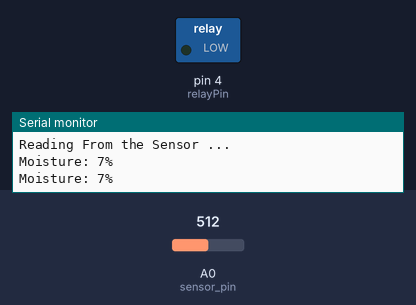
This sketch was run on a simulated Arduino Uno, built with avr-gcc and run on an emulated ATmega328P. Shown: switched loads named in the sketch (green lamp = pin HIGH), the last lines printed to the serial monitor. The inputs (shaded band) are chosen by the test bench; at power-on: A0 (sensor_pin) = 512.

Above: at 3.2 s.
3.3 s: A0 (sensor_pin) set to 455
5.2 s: A0 (sensor_pin) set to 434
At 7.2 s:
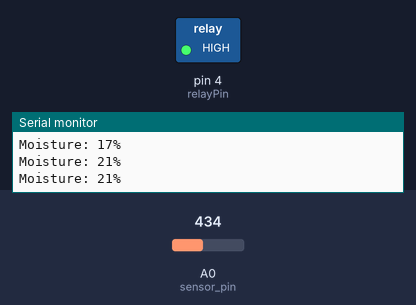
7.5 s: A0 (sensor_pin) set to 511
At 8.7 s:
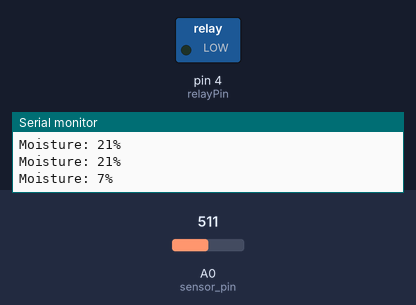
9.5 s: A0 (sensor_pin) set to 306
At 10.3 s:
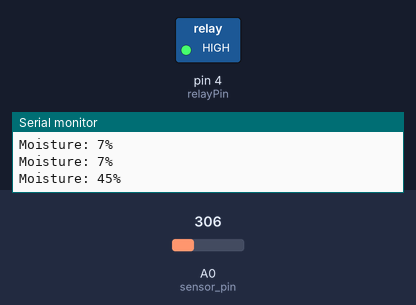
Timing chart, 0 to 12.5 s (numbered marks = the images above; inputs shaded):
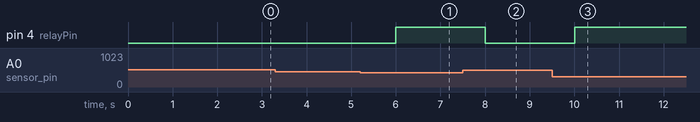

The sketch:

sketch_watering_plant.ino
```cpp
int relayPin = 4;
int sensor_pin = A0;
int output_value ;

void setup() {
  // put your setup code here, to run once:
   Serial.begin(9600);
   pinMode(relayPin, OUTPUT);
   pinMode(sensor_pin, INPUT);
   Serial.println("Reading From the Sensor ...");
   delay(2000);
}

void loop() {
  // put your main code here, to run repeatedly:
 output_value = analogRead(sensor_pin);
 output_value = map(output_value, 550,10,0,100);
 Serial.print("Moisture: ");
 Serial.print(output_value);
 Serial.println("%");
 if(output_value<20){
  digitalWrite(relayPin, LOW);
 }
 else
 {
  digitalWrite(relayPin, HIGH);
 }
 delay(1000);
}
```

Measured:
- the behaviour switches between 443 and 442 on A0 (sensor_pin) (found by bisection; images 0 and 1)
- after the input at 5.2 s, pin 4 (relayPin): LOW → HIGH after 0.80 s
- after the input at 7.5 s, pin 4 (relayPin): HIGH → LOW after 0.50 s
- after the input at 9.5 s, pin 4 (relayPin): LOW → HIGH after 0.50 s
